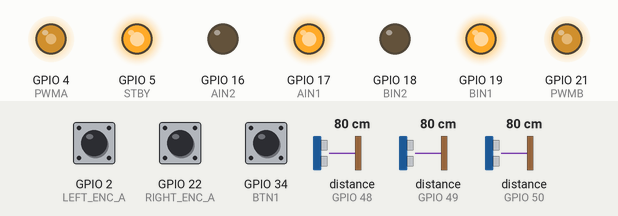
Recording of a sketch running on a simulated ESP32. Shown: output pins drawn as LEDs (lit = HIGH). Dashed ring = blinking. The inputs (shaded band) are chosen by the test bench; at power-on: distance to the obstacle (sensors on GPIO 48, GPIO 49, GPIO 50) 80 cm, GPIO 2 (LEFT_ENC_A) HIGH, GPIO 22 (RIGHT_ENC_A) HIGH, GPIO 34 (BTN1) HIGH.

Above: at 1.3 s.
1.4 s: distance to the obstacle (sensor on GPIO 48) set to 2 cm
At 1.57 s:
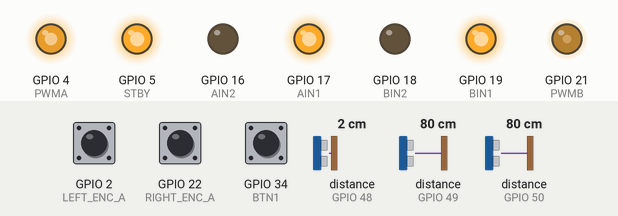
4.4 s: distance to the obstacle (sensor on GPIO 49) set to 15 cm
7.4 s: distance to the obstacle (sensor on GPIO 49) set to 12 cm
At 8.3 s:
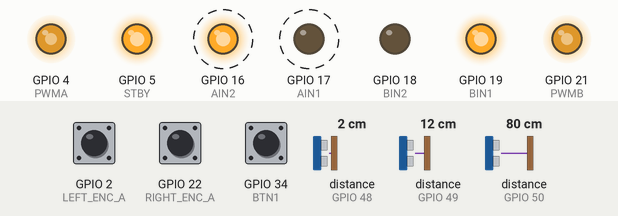
At 9.2 s:
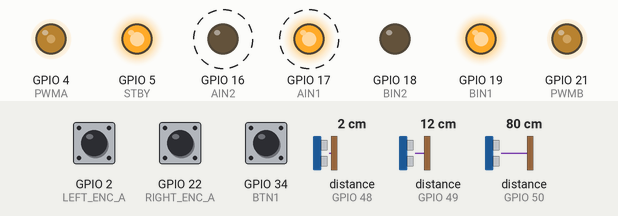
10.4 s: distance to the obstacle (sensor on GPIO 50) set to 10 cm
13.4 s: distance to the obstacle (sensor on GPIO 50) set to 7 cm
At 14.3 s:
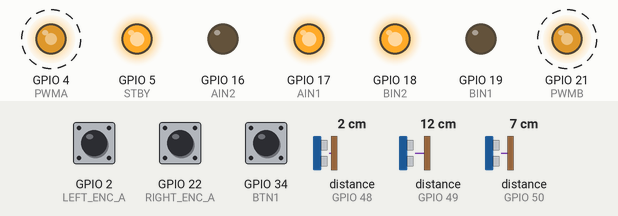
16.4 s: distance to the obstacle (sensor on GPIO 48) set to 18 cm
Timing chart, 0 to 20.4 s (numbered marks = the images above; inputs shaded):
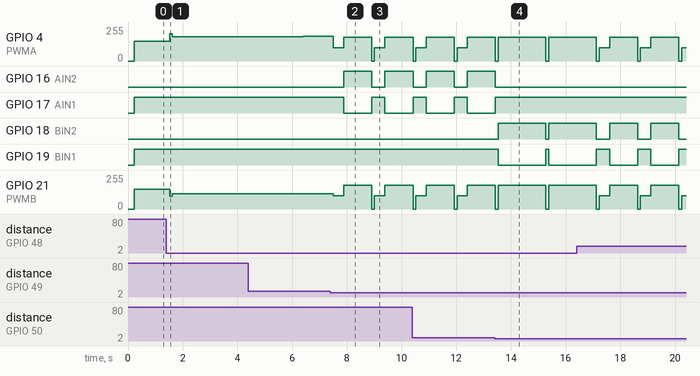

The sketch:

wall_follower_behaviour_updated.ino
```cpp
#include <Wire.h>
#include <VL53L1X.h>

#define BTN1 34

#define AIN1 17
#define AIN2 16
#define PWMA 4
#define STBY 5
#define BIN1 19
#define BIN2 18
#define PWMB 21

#define LEFT_ENC_A 2
#define LEFT_ENC_B 15
#define RIGHT_ENC_A 22
#define RIGHT_ENC_B 23

volatile long leftTicks = 0;
volatile long rightTicks = 0;

#define XSHUT_L 13
#define XSHUT_F 27
#define XSHUT_R 25

#define ADDR_L 0x30
#define ADDR_F 0x31
#define ADDR_R 0x32

void IRAM_ATTR leftEncoderISR() {
  bool a = digitalRead(LEFT_ENC_A);
  bool b = digitalRead(LEFT_ENC_B);
  leftTicks += (a == b) ? 1 : -1;
}

void IRAM_ATTR rightEncoderISR() {
  bool a = digitalRead(RIGHT_ENC_A);
  bool b = digitalRead(RIGHT_ENC_B);
  rightTicks += (a == b) ? 1 : -1;
}

VL53L1X sensorL, sensorF, sensorR;
int timingBudget = 20;
unsigned long curtime = 0;

int distLeft = 0, distFront = 0, distRight = 0;

const int baseSpeed    = 150;
const int targetDist   = 45;
const int frontThresh  = 150;
const int wallThresh   = 90;
const int rotationSpeed = 180;

const int wallHysteresis  = 10;
const int frontHysteresis = 10;

bool wallLeftPresent  = false;
bool wallRightPresent = false;
bool wallFrontPresent = false;

void updateWallFlags() {
  if (wallLeftPresent)  wallLeftPresent  = distLeft  <= (wallThresh + wallHysteresis);
  else                   wallLeftPresent  = distLeft  <= (wallThresh - wallHysteresis);

  if (wallRightPresent) wallRightPresent = distRight <= (wallThresh + wallHysteresis);
  else                   wallRightPresent = distRight <= (wallThresh - wallHysteresis);

  if (wallFrontPresent) wallFrontPresent = distFront <  (frontThresh + frontHysteresis);
  else                   wallFrontPresent = distFront <  (frontThresh - frontHysteresis);
}

float Kp = 1.35;
float Ki = 0.0002;
float Kd = 0.87;
float pidPrev = 0, pidInt = 0;

void mspeed(int a, int b) {
  a = constrain(a, -255, 255);
  b = constrain(b, -255, 255);
  digitalWrite(AIN1, a >= 0); digitalWrite(AIN2, a < 0);
  analogWrite(PWMA, abs(a));
  digitalWrite(BIN1, b >= 0); digitalWrite(BIN2, b < 0);
  analogWrite(PWMB, abs(b));
}

void setupSensors() {
  Wire.begin(33, 32);

  pinMode(XSHUT_L, OUTPUT);
  pinMode(XSHUT_F, OUTPUT);
  pinMode(XSHUT_R, OUTPUT);
  digitalWrite(XSHUT_L, LOW);
  digitalWrite(XSHUT_F, LOW);
  digitalWrite(XSHUT_R, LOW);
  delay(100);

  pinMode(XSHUT_L, INPUT);
  delay(10);
  if (!sensorL.init()) { while (1); }
  sensorL.setAddress(ADDR_L);

  pinMode(XSHUT_F, INPUT);
  delay(10);
  if (!sensorF.init()) { while (1); }
  sensorF.setAddress(ADDR_F);

  pinMode(XSHUT_R, INPUT);
  delay(10);
  if (!sensorR.init()) { while (1); }
  sensorR.setAddress(ADDR_R);

  sensorL.setDistanceMode(VL53L1X::Short);
  sensorF.setDistanceMode(VL53L1X::Short);
  sensorR.setDistanceMode(VL53L1X::Short);

  sensorL.setMeasurementTimingBudget(timingBudget * 1000);
  sensorF.setMeasurementTimingBudget(timingBudget * 1000);
  sensorR.setMeasurementTimingBudget(timingBudget * 1000);

  sensorL.startContinuous(timingBudget);
  sensorF.startContinuous(timingBudget);
  sensorR.startContinuous(timingBudget);
}

void updateSensors() {
  if (sensorL.dataReady()) distLeft  = sensorL.read(false);
  if (sensorF.dataReady()) distFront = sensorF.read(false);
  if (sensorR.dataReady()) distRight = sensorR.read(false);

  if (distLeft  == 0 || distLeft  > 4000) distLeft  = 4000;
  if (distFront == 0 || distFront > 4000) distFront = 4000;
  if (distRight == 0 || distRight > 4000) distRight = 4000;
}

const float straightKp = 0.6f;

void driveStraightUsingEncoders() {
  noInterrupts();
  long l = leftTicks;
  long r = rightTicks;
  leftTicks = 0;
  rightTicks = 0;
  interrupts();

  float skew = (float)(l - r);
  float correction = straightKp * skew;

  int leftSp  = constrain((int)(baseSpeed - correction), 30, 255);
  int rightSp = constrain((int)(baseSpeed + correction), 30, 255);
  mspeed(leftSp, rightSp);
}

void runWallPIDSingle(float measured, int desired) {
  float e = measured - (float)desired;

  pidInt += e;
  pidInt = constrain(pidInt, -5000, 5000);
  float deriv = e - pidPrev;
  pidPrev = e;

  float pid = Kp * e + Ki * pidInt + Kd * deriv;

  int leftSp  = constrain((int)(baseSpeed - pid), 30, 255);
  int rightSp = constrain((int)(baseSpeed + pid), 30, 255);
  mspeed(leftSp, rightSp);
}

float encoderCountToDegrees = 0.945;

const int   ROT_DONE_HITS  = 5;
const int   ROT_TOLERANCE  = 3;
const unsigned long ROT_BASE_TIMEOUT_MS = 300;
const unsigned long ROT_MS_PER_DEGREE   = 8;

const int PRE_TURN_CREEP_TICKS = 20;

void rotate(int degree) {
  int target = (int)(encoderCountToDegrees * abs(degree));
  int dir = (degree >= 0) ? 1 : -1;
  leftTicks = 0;
  rightTicks = 0;

  bool leftDone = false, rightDone = false;
  int leftHits = 0, rightHits = 0;

  unsigned long startMs = millis();
  unsigned long maxMs = ROT_BASE_TIMEOUT_MS + (unsigned long)abs(degree) * ROT_MS_PER_DEGREE;

  while (!leftDone || !rightDone) {
    long absL = abs(leftTicks);
    long absR = abs(rightTicks);

    if (!leftDone) {
      if (absL >= target - ROT_TOLERANCE) {
        if (++leftHits >= ROT_DONE_HITS) leftDone = true;
      } else {
        leftHits = 0;
      }
    }
    if (!rightDone) {
      if (absR >= target - ROT_TOLERANCE) {
        if (++rightHits >= ROT_DONE_HITS) rightDone = true;
      } else {
        rightHits = 0;
      }
    }

    if (millis() - startMs > maxMs) break;

    long progressed = max(absL, absR);
    long remaining  = target - progressed;
    int rspeed = rotationSpeed;
    if (remaining < 50) {
      rspeed = max(80L, (long)rotationSpeed * remaining / 50);
    }

    int leftCmd  = leftDone  ? 0 :  dir * rspeed;
    int rightCmd = rightDone ? 0 : -dir * rspeed;
    mspeed(leftCmd, rightCmd);

    delay(5);
  }

  mspeed(0, 0);
  pidInt = 0;
  pidPrev = 0;
}

void creepForward(int ticks) {
  leftTicks = 0;
  rightTicks = 0;

  bool leftDone = false, rightDone = false;
  int leftHits = 0, rightHits = 0;

  unsigned long startMs = millis();
  unsigned long maxMs = ROT_BASE_TIMEOUT_MS + (unsigned long)ticks * 4;

  while (!leftDone || !rightDone) {
    long absL = abs(leftTicks);
    long absR = abs(rightTicks);

    if (!leftDone) {
      if (absL >= ticks - ROT_TOLERANCE) {
        if (++leftHits >= ROT_DONE_HITS) leftDone = true;
      } else {
        leftHits = 0;
      }
    }
    if (!rightDone) {
      if (absR >= ticks - ROT_TOLERANCE) {
        if (++rightHits >= ROT_DONE_HITS) rightDone = true;
      } else {
        rightHits = 0;
      }
    }

    if (millis() - startMs > maxMs) break;

    long progressed = max(absL, absR);
    long remaining  = ticks - progressed;
    int spd = baseSpeed;
    if (remaining < 30) {
      spd = max(60L, (long)baseSpeed * remaining / 30);
    }

    float skew = (float)(leftTicks - rightTicks);
    float correction = straightKp * skew;

    int leftCmd  = leftDone  ? 0 : constrain((int)(spd - correction), 0, 255);
    int rightCmd = rightDone ? 0 : constrain((int)(spd + correction), 0, 255);
    mspeed(leftCmd, rightCmd);

    delay(5);
  }

  mspeed(0, 0);
}

void behaviorStep() {
  updateSensors();
  updateWallFlags();

  if (wallFrontPresent) {
    if (!wallLeftPresent) {
      creepForward(PRE_TURN_CREEP_TICKS);
      rotate(90);
    } else if (!wallRightPresent) {
      creepForward(PRE_TURN_CREEP_TICKS);
      rotate(-90);
    } else {
      rotate(180);
    }
    pidInt = 0;
    pidPrev = 0;
    return;
  }

  if (wallLeftPresent) {
    runWallPIDSingle(distLeft, targetDist);
    return;
  }

  if (wallRightPresent) {
    creepForward(PRE_TURN_CREEP_TICKS);
    rotate(90);
    pidInt = 0;
    pidPrev = 0;
    return;
  }

  pidInt = 0;
  pidPrev = 0;
  driveStraightUsingEncoders();
}

void setup() {
  pinMode(PWMA, OUTPUT);
  pinMode(AIN1, OUTPUT);
  pinMode(AIN2, OUTPUT);
  pinMode(PWMB, OUTPUT);
  pinMode(BIN1, OUTPUT);
  pinMode(BIN2, OUTPUT);
  pinMode(STBY, OUTPUT);
  digitalWrite(STBY, HIGH);

  pinMode(BTN1, INPUT);

  setupSensors();

  pinMode(LEFT_ENC_A, INPUT_PULLUP);
  pinMode(LEFT_ENC_B, INPUT_PULLUP);
  pinMode(RIGHT_ENC_A, INPUT_PULLUP);
  pinMode(RIGHT_ENC_B, INPUT_PULLUP);

  attachInterrupt(digitalPinToInterrupt(LEFT_ENC_A), leftEncoderISR, RISING);
  attachInterrupt(digitalPinToInterrupt(RIGHT_ENC_A), rightEncoderISR, RISING);

  while (digitalRead(BTN1) != HIGH) { delay(10); }

  curtime = millis();
}

void loop() {
  behaviorStep();
  while (millis() - curtime < (unsigned long)timingBudget) { }
  curtime = millis();
}
```

Measured:
- the behaviour switches between 14 and 13 cm on distance to the obstacle (sensor on GPIO 49) (found by bisection; images 1 and 2)
- the behaviour switches between 9 and 8 cm on distance to the obstacle (sensor on GPIO 50) (found by bisection; images 3 and 4)
- after the input at 1.4 s, GPIO 4 (PWMA): 150/255 → 205/255 after 0.12 s, → 183/255 0.10 s later; GPIO 21 (PWMB): 150/255 → 94/255 after 0.12 s, → 116/255 0.10 s later
- after the input at 7.4 s, GPIO 4 (PWMA): 184/255 → 100/255 after 0.10 s, → 180/255 0.39 s later, → 0/255 1.0 s later, → 100/255 0.10 s later, … (5 changes in this stretch); GPIO 16 (AIN2): LOW → HIGH after 0.49 s, → LOW 1.0 s later, → HIGH 0.49 s later
- after the input at 13.4 s, GPIO 16 (AIN2): goes on until 13.4 s, then stays LOW; GPIO 17 (AIN1): goes on until 13.4 s, then stays HIGH; GPIO 18 (BIN2): LOW → HIGH after 0.13 s, → LOW 1.7 s later, → HIGH 0.10 s later; GPIO 19 (BIN1): HIGH → LOW after 0.13 s, → HIGH 1.7 s later, → LOW 0.10 s later
